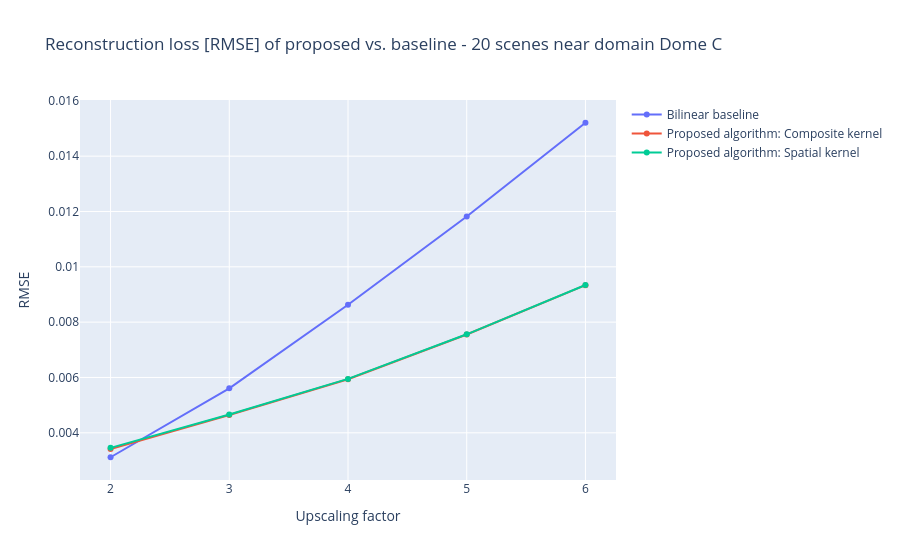
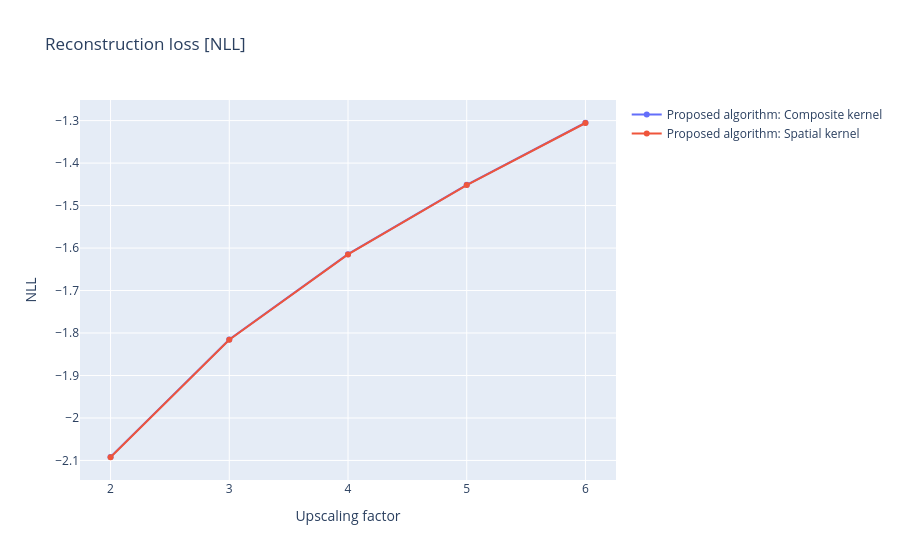
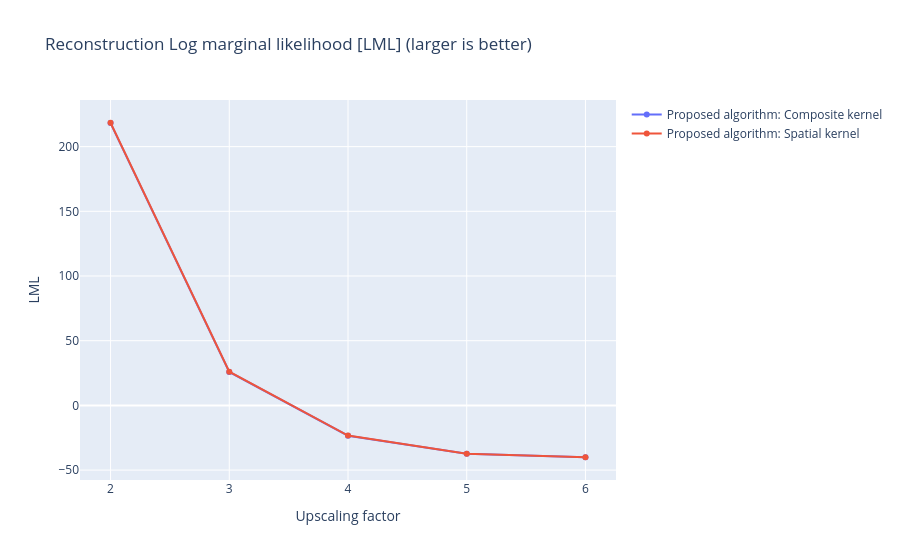

The notebook cell saved with these charts, in order:
### Code cell
domain_name = "Dome C"
names_list_of_covar_functions = ["Composite kernel", "Spatial kernel"]

visualise_results(proposed_rmse_df, baseline_rmse_df, proposed_nll_df, proposed_lml_df, num_scenes, domain_name, names_list_of_covar_functions)

### Figure 1 — Plotly figure (JSON) as saved in the notebook; plotly's stock layout.template omitted (floating-point values rounded to 4 significant figures)
{"data": [{"mode": "lines+markers", "name": "Bilinear baseline", "type": "scatter", "x": [2, 3, 4, 5, 6], "y": [0.003116, 0.005609, 0.008629, 0.01182, 0.01521, null, null, null, null, null]}, {"mode": "lines+markers", "name": "Proposed algorithm: Composite kernel", "type": "scatter", "x": [2, 3, 4, 5, 6], "y": [0.003415, 0.004644, 0.005937, 0.007552, 0.009336]}, {"mode": "lines+markers", "name": "Proposed algorithm: Spatial kernel", "type": "scatter", "x": [2, 3, 4, 5, 6], "y": [0.003455, 0.004659, 0.005947, 0.00756, 0.009341]}], "layout": {"title": {"text": "Reconstruction loss [RMSE] of proposed vs. baseline - 20 scenes near domain Dome C"}, "xaxis": {"title": {"text": "Upscaling factor"}}, "yaxis": {"title": {"text": "RMSE"}}}}

### Figure 2 — Plotly figure (JSON) as saved in the notebook; plotly's stock layout.template omitted (floating-point values rounded to 4 significant figures)
{"data": [{"mode": "lines+markers", "name": "Proposed algorithm: Composite kernel", "type": "scatter", "x": [2, 3, 4, 5, 6], "y": [-2.092, -1.815, -1.614, -1.451, -1.305]}, {"mode": "lines+markers", "name": "Proposed algorithm: Spatial kernel", "type": "scatter", "x": [2, 3, 4, 5, 6], "y": [-2.092, -1.816, -1.615, -1.452, -1.306]}], "layout": {"title": {"text": "Reconstruction loss [NLL]"}, "xaxis": {"title": {"text": "Upscaling factor"}}, "yaxis": {"title": {"text": "NLL"}}}}

### Figure 3 — Plotly figure (JSON) as saved in the notebook; plotly's stock layout.template omitted (floating-point values rounded to 4 significant figures)
{"data": [{"mode": "lines+markers", "name": "Proposed algorithm: Composite kernel", "type": "scatter", "x": [2, 3, 4, 5, 6], "y": [218.2, 25.87, -23.4, -37.45, -40.08]}, {"mode": "lines+markers", "name": "Proposed algorithm: Spatial kernel", "type": "scatter", "x": [2, 3, 4, 5, 6], "y": [218.5, 26.02, -23.3, -37.38, -40.03]}], "layout": {"title": {"text": "Reconstruction Log marginal likelihood [LML] (larger is better)"}, "xaxis": {"title": {"text": "Upscaling factor"}}, "yaxis": {"title": {"text": "LML"}}}}
